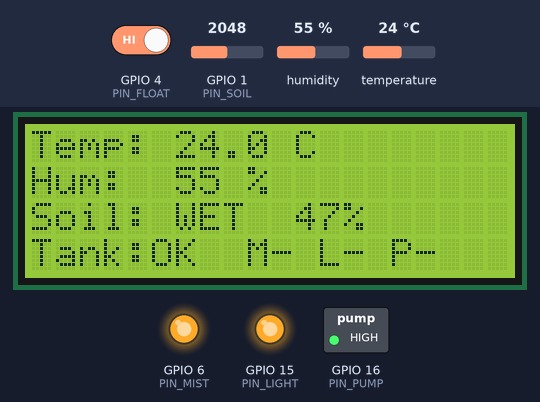
The sketch below on a simulated ESP32-S3. Shown: 20×4 character LCD, switched loads named in the sketch (green lamp = pin HIGH), output pins drawn as LEDs (lit = HIGH). Inputs (shaded band) come from the test bench; at power-on: GPIO 1 (PIN_SOIL) = 2048, GPIO 4 (PIN_FLOAT) HIGH, humidity 55 %, temperature 24 °C (analog values on the 0–4095 scale). WiFi joins after 1.5 s; servers stay silent unless stated; uploads are accepted with an empty reply; web services answer with replies made up by the test bench; what the sketch prints to the serial monitor is not drawn.

Above: at 2.6 s.
2.7 s: GPIO 1 (PIN_SOIL) set to 2365
At 4.9 s:
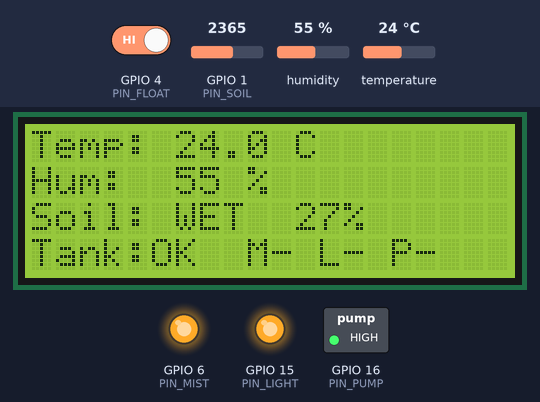
5.5 s: GPIO 1 (PIN_SOIL) set to 2456
At 6.8 s:
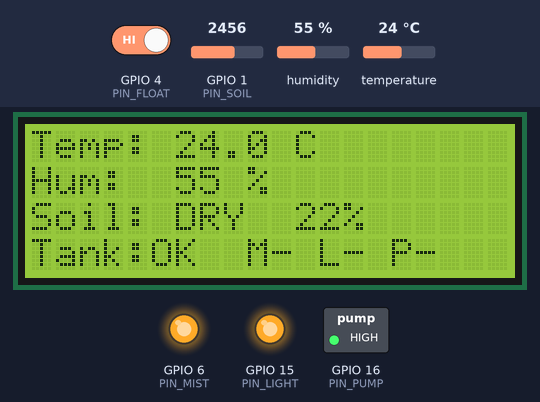
7.6 s: GPIO 4 (PIN_FLOAT) driven LOW
At 9.2 s:
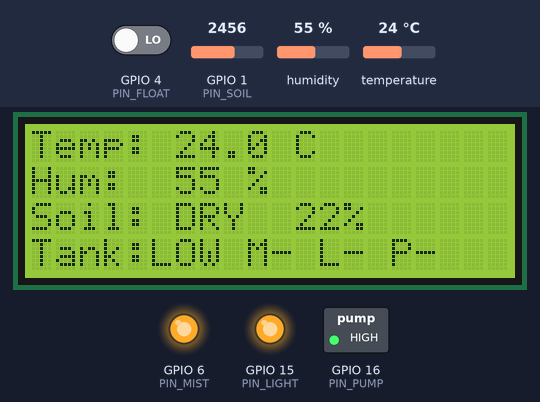
9.9 s: GPIO 1 (PIN_SOIL) set to 2360
At 11.2 s:
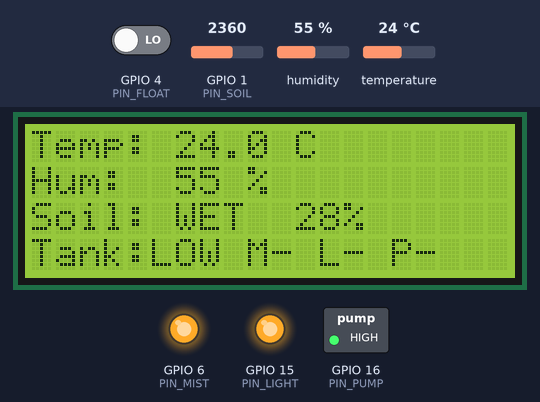
11.9 s: humidity set to 22 %
At 15.4 s:
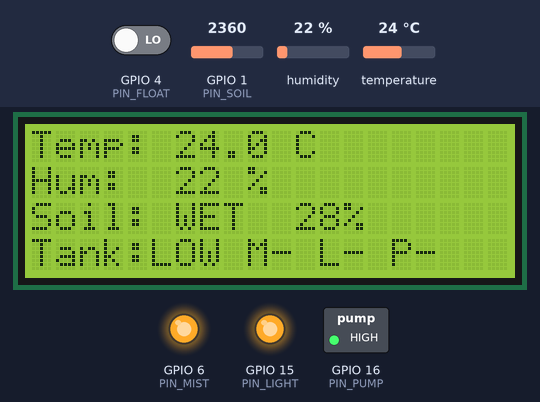
15.9 s: temperature set to 12 °C
At 19.3 s:
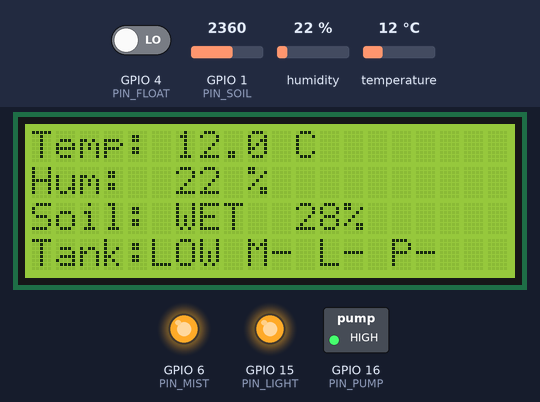
Timing chart, 0 to 20.8 s (numbered marks = the images above; inputs shaded):
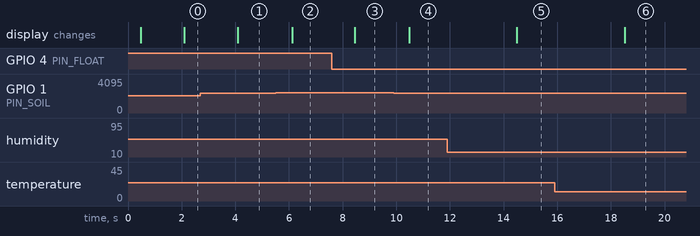

The sketch:

pecheye_controller.ino
```cpp
/*
  PECH-EYE controller node: ESP32-S3 DevKit
  Sensors (DHT11, capacitive soil, float switch) + relays (mist, grow light, pump)
  + 20x4 I2C LCD + Telegram bot + monitoring server.

  Arduino-ESP32 core 3.x
  Libraries: DHT sensor library, Adafruit Unified Sensor, ArduinoJson 7, LiquidCrystal I2C

  Credentials live in secrets.h (copy secrets.example.h -> secrets.h).

  What goes to the server (software/monitoring):
    POST /api/ingest/reading  every 6 h (also at boot and when the float switch changes):
                              climate, soil, reservoir, relay states
    POST /api/ingest/run      each time a relay switches OFF: device, seconds ON, who started it
    POST /api/ingest/alert    reservoir LOW / restored, safety stops, boot
*/

#include <WiFi.h>
#include <WiFiClientSecure.h>
#include <HTTPClient.h>
#include <ArduinoJson.h>
#include <DHT.h>
#include <Wire.h>
#include <LiquidCrystal_I2C.h>
#include <math.h>
#include "secrets.h"

// ===== SETTINGS =====
// Set to true ONLY after checking float-switch behavior and filling the reservoir.
const bool ENABLE_WET_ACTUATORS = true;

// Soil calibration (capacitive sensor: higher ADC = drier). Read the raw values with /soil.
constexpr int SOIL_RAW_DRY = 2800;        // probe in dry air / dry soil
constexpr int SOIL_RAW_WET = 1200;        // probe in water / soaked soil
constexpr int SOIL_DRY_THRESHOLD = 2400;  // >= this is DRY
// ====================

constexpr uint8_t PIN_SOIL  = 1;  // Soil AO (0..3.3 V ONLY)
constexpr uint8_t PIN_FLOAT = 4;  // External 10k pull-up to 3.3 V; LOW = reservoir low
constexpr uint8_t PIN_DHT   = 5;
constexpr uint8_t PIN_MIST  = 6;  // Relay IN1, active LOW
constexpr uint8_t PIN_SDA   = 8;  // I2C SDA for LCD
constexpr uint8_t PIN_SCL   = 9;  // I2C SCL for LCD
constexpr uint8_t PIN_LIGHT = 15; // Relay IN3, active LOW
constexpr uint8_t PIN_PUMP  = 16; // Relay IN4, active LOW

constexpr uint32_t LIGHT_TEST_MS    = 5UL * 60UL * 1000UL;
constexpr uint32_t MIST_TEST_MS     = 5UL * 60UL * 1000UL;
constexpr uint32_t PUMP_TEST_MS     = 10UL * 1000UL;
constexpr uint32_t TELEGRAM_POLL_MS = 2300;
constexpr uint32_t WIFI_RETRY_MS    = 15000;
constexpr uint32_t LCD_UPDATE_MS    = 2000;
constexpr uint32_t REPORT_MS        = 6UL * 60UL * 60UL * 1000UL;  // reading -> server every 6 h

const String BOT_TOKEN        = SECRET_BOT_TOKEN;
const String TELEGRAM_CHAT_ID = SECRET_CHAT_ID;
const String SERVER_URL       = SECRET_SERVER_URL;
const String API_KEY          = SECRET_API_KEY;

DHT dht(PIN_DHT, DHT11);
LiquidCrystal_I2C lcd(0x27, 20, 4); // Change 0x27 to 0x3F if the screen stays blank

struct RelayState {
  uint8_t pin;
  bool on;
  uint32_t started;
  uint32_t duration;
  const char* name;    // shown in Telegram
  const char* device;  // stored in the database: mist | light | pump
  const char* source;  // who switched it on: telegram | auto | dashboard
};

RelayState mist  = {PIN_MIST,  false, 0, MIST_TEST_MS,  "Mist",       "mist",  ""};
RelayState light = {PIN_LIGHT, false, 0, LIGHT_TEST_MS, "Grow light", "light", ""};
RelayState pump  = {PIN_PUMP,  false, 0, PUMP_TEST_MS,  "Pump",       "pump",  ""};

long lastUpdateId = 0;
uint32_t lastTelegramPoll = 0;
uint32_t lastWifiAttempt = 0;
uint32_t lastLcdUpdate = 0;
uint32_t lastReport = 0;
bool wifiWasConnected = false;
bool startupSent = false;
bool telegramSynced = false; // never execute old queued commands after boot
bool lastFloatLow = false;

// ---------- Sensors ----------

struct Climate { float temp; float hum; };

// DHT11 read. Returns NAN for a failed read. Replace this function when the DHT11 is recoded;
// everything else (LCD, Telegram, server) only calls readClimate().
Climate readClimate() {
  return {dht.readTemperature(), dht.readHumidity()};
}

bool reservoirLow() { return digitalRead(PIN_FLOAT) == LOW; }
int soilRaw() { return analogRead(PIN_SOIL); }
bool isSoilDry(int raw) { return raw >= SOIL_DRY_THRESHOLD; }

// Raw ADC -> 0..100 % using the calibration above.
float soilPercent(int raw) {
  float pct = 100.0f * (SOIL_RAW_DRY - raw) / (float)(SOIL_RAW_DRY - SOIL_RAW_WET);
  return constrain(pct, 0.0f, 100.0f);
}

// ---------- Server ----------

bool postServer(const char* path, JsonDocument& doc) {
  if (WiFi.status() != WL_CONNECTED || SERVER_URL.length() == 0) return false;
  String url = SERVER_URL + path;
  WiFiClient plain;
  WiFiClientSecure secure;
  secure.setInsecure();
  HTTPClient http;
  http.setTimeout(8000);
  if (url.startsWith("https://") ? !http.begin(secure, url) : !http.begin(plain, url)) return false;
  http.addHeader("Content-Type", "application/json");
  http.addHeader("x-api-key", API_KEY);
  String body;
  serializeJson(doc, body);
  int code = http.POST(body);
  http.end();
  Serial.printf("[SRV] POST %s -> %d\n", path, code);
  return code == 200;
}

bool postReading() {
  Climate c = readClimate();
  int raw = soilRaw();
  JsonDocument doc;
  if (!isnan(c.temp)) doc["temperature"] = c.temp;
  if (!isnan(c.hum)) doc["humidity"] = c.hum;
  doc["soil_raw"] = raw;
  doc["soil_moisture"] = soilPercent(raw);
  doc["reservoir_low"] = reservoirLow();
  doc["mist_on"] = mist.on;
  doc["light_on"] = light.on;
  doc["pump_on"] = pump.on;
  return postServer("/api/ingest/reading", doc);
}

void postRun(const RelayState& relay, uint32_t onMs, const char* stoppedBy) {
  JsonDocument doc;
  doc["device"] = relay.device;
  doc["duration_s"] = onMs / 1000.0;
  doc["source"] = relay.source;
  doc["stopped_by"] = stoppedBy;
  postServer("/api/ingest/run", doc);
}

// ---------- Telegram ----------

bool sendTelegram(const String& message) {
  if (WiFi.status() != WL_CONNECTED) return false;
  WiFiClientSecure client;
  client.setInsecure();
  HTTPClient http;
  http.setTimeout(5000);
  if (!http.begin(client, "https://api.telegram.org/bot" + BOT_TOKEN + "/sendMessage")) return false;
  http.addHeader("Content-Type", "application/json");

  JsonDocument data;
  data["chat_id"] = TELEGRAM_CHAT_ID;
  data["text"] = message;
  String json;
  serializeJson(data, json);

  int status = http.POST(json);
  if (status != 200) Serial.printf("[TG] sendMessage HTTP error: %d\n", status);
  http.end();
  return status == 200;
}

// Telegram message + a row in the server's alerts table.
void alert(const char* kind, const String& message) {
  bool sent = sendTelegram(message);
  JsonDocument doc;
  doc["kind"] = kind;
  doc["message"] = message;
  doc["sent_telegram"] = sent;
  postServer("/api/ingest/alert", doc);
}

// ---------- Relays ----------

void setRelay(RelayState& relay, bool turnOn, const char* by = "") {
  if (relay.on && !turnOn) postRun(relay, millis() - relay.started, by);
  relay.on = turnOn;
  if (turnOn) { relay.started = millis(); relay.source = by; }
  digitalWrite(relay.pin, turnOn ? LOW : HIGH);
}

void stopWet(const char* by) {
  if (mist.on) setRelay(mist, false, by);
  if (pump.on) setRelay(pump, false, by);
}

void stopAll(const char* by) {
  stopWet(by);
  if (light.on) setRelay(light, false, by);
}

void startTimed(RelayState& relay, const char* by) {
  setRelay(relay, true, by);
  sendTelegram(String(relay.name) + " ON. Auto-off in " + String(relay.duration / 1000) + " seconds.");
}

// ---------- LCD ----------

void updateLCD() {
  Climate c = readClimate();
  int raw = soilRaw();

  lcd.setCursor(0, 0);
  char line[21];
  if (isnan(c.temp)) snprintf(line, sizeof(line), "Temp: ERR           ");
  else snprintf(line, sizeof(line), "Temp: %.1f C        ", c.temp);
  lcd.print(line);

  lcd.setCursor(0, 1);
  if (isnan(c.hum)) snprintf(line, sizeof(line), "Hum:  ERR           ");
  else snprintf(line, sizeof(line), "Hum:  %.0f %%         ", c.hum);
  lcd.print(line);

  lcd.setCursor(0, 2);
  snprintf(line, sizeof(line), "Soil: %s %3.0f%%      ", isSoilDry(raw) ? "DRY" : "WET", soilPercent(raw));
  lcd.print(line);

  lcd.setCursor(0, 3);
  snprintf(line, sizeof(line), "Tank:%s M%c L%c P%c ", reservoirLow() ? "LOW" : "OK ",
           mist.on ? '+' : '-', light.on ? '+' : '-', pump.on ? '+' : '-');
  lcd.print(line);
}

// ---------- Wi-Fi ----------

void maintainWifi() {
  if (WiFi.status() == WL_CONNECTED) {
    if (!wifiWasConnected) {
      wifiWasConnected = true;
      Serial.print("[NET] Wi-Fi connected: ");
      Serial.println(WiFi.localIP());
    }
    return;
  }
  wifiWasConnected = false;
  if (millis() - lastWifiAttempt >= WIFI_RETRY_MS) {
    lastWifiAttempt = millis();
    Serial.println("[NET] Reconnecting Wi-Fi...");
    WiFi.disconnect();
    WiFi.begin(SECRET_WIFI_SSID, SECRET_WIFI_PASS);
  }
}

// ---------- Telegram commands ----------

String climateText() {
  Climate c = readClimate();
  if (isnan(c.temp) || isnan(c.hum)) return "DHT11: read failed (check GPIO5 / 3.3V / GND)";
  return "Temperature: " + String(c.temp, 1) + " C\nHumidity: " + String(c.hum, 1) + " %";
}

String soilText() {
  int raw = soilRaw();
  return "Soil: " + String(isSoilDry(raw) ? "DRY" : "MOIST / WET") + " (" + String(soilPercent(raw), 0) + " %)\n"
         "ADC: " + String(raw) + " / 4095, DRY at >= " + String(SOIL_DRY_THRESHOLD);
}

String statusText() {
  String msg = "PECH-EYE CONTROLLER\n";
  msg += climateText() + "\n";
  msg += soilText() + "\n";
  msg += "Reservoir: " + String(reservoirLow() ? "LOW / EMPTY" : "NORMAL") + "\n";
  msg += "Mist: " + String(mist.on ? "ON" : "OFF") + "\n";
  msg += "Light: " + String(light.on ? "ON" : "OFF") + "\n";
  msg += "Pump: " + String(pump.on ? "ON" : "OFF") + "\n";
  msg += "Wet actuators: " + String(ENABLE_WET_ACTUATORS ? "ENABLED" : "DISABLED") + "\n";
  msg += "IP: " + WiFi.localIP().toString() + ", RSSI " + String(WiFi.RSSI()) + " dBm";
  return msg;
}

void startWet(RelayState& relay) {
  if (!ENABLE_WET_ACTUATORS) sendTelegram(String(relay.name) + " blocked: set ENABLE_WET_ACTUATORS=true after hardware checks.");
  else if (reservoirLow()) sendTelegram(String(relay.name) + " blocked: reservoir is LOW.");
  else startTimed(relay, "telegram");
}

void commandReceived(String cmd) {
  cmd.trim();
  cmd.toLowerCase();
  int mention = cmd.indexOf('@');
  if (mention > 0 && cmd[0] == '/') cmd = cmd.substring(0, mention);
  Serial.println("[TG] Command: " + cmd);

  if (cmd == "/start" || cmd == "/help") {
    sendTelegram("PECH-EYE COMMANDS\n"
                 "/ping - Bot check\n"
                 "/status - All readings\n"
                 "/climate - DHT11\n"
                 "/soil - Soil moisture\n"
                 "/reservoir - Water float\n"
                 "/openlight - 5 minute light\n"
                 "/openmist - 5 minute mist\n"
                 "/openpump - 10 second pump\n"
                 "/stopall - Turn everything OFF");
  } else if (cmd == "/ping") {
    sendTelegram("PECH-EYE controller online. IP: " + WiFi.localIP().toString());
  } else if (cmd == "/status") {
    sendTelegram(statusText());
  } else if (cmd == "/climate") {
    sendTelegram(climateText());
  } else if (cmd == "/soil") {
    sendTelegram(soilText());
  } else if (cmd == "/reservoir") {
    sendTelegram(reservoirLow() ? "Reservoir LOW: refill needed." : "Reservoir NORMAL.");
  } else if (cmd == "/openlight" || cmd == "/openlights") {
    startTimed(light, "telegram");
  } else if (cmd == "/openmist" || cmd == "/openhumidifier") {
    startWet(mist);
  } else if (cmd == "/openpump") {
    startWet(pump);
  } else if (cmd == "/stopall" || cmd == "/stop") {
    stopAll("telegram");
    sendTelegram("ALL ACTUATORS OFF.");
  } else {
    sendTelegram("Unknown command. Send /help.");
  }
}

// On boot, skip queued Telegram updates so old /open commands never run.
bool syncTelegramOnBoot() {
  if (WiFi.status() != WL_CONNECTED) return false;
  WiFiClientSecure client;
  client.setInsecure();
  HTTPClient http;
  http.setTimeout(5000);
  if (!http.begin(client, "https://api.telegram.org/bot" + BOT_TOKEN + "/getUpdates?offset=-1&limit=1&timeout=0")) return false;
  int code = http.GET();
  bool ok = false;
  if (code == 200) {
    JsonDocument doc;
    if (!deserializeJson(doc, http.getString()) && doc["ok"].as<bool>()) {
      JsonArray updates = doc["result"].as<JsonArray>();
      if (!updates.isNull() && updates.size() > 0) lastUpdateId = updates[updates.size() - 1]["update_id"].as<long>();
      ok = true;
      Serial.println("[TG] Old Telegram commands skipped on boot.");
    }
  }
  if (!ok) Serial.printf("[TG] Startup sync failed (HTTP %d); outputs remain OFF.\n", code);
  http.end();
  return ok;
}

void checkTelegram() {
  if (WiFi.status() != WL_CONNECTED) return;
  WiFiClientSecure client;
  client.setInsecure();
  HTTPClient http;
  http.setTimeout(5000);
  String url = "https://api.telegram.org/bot" + BOT_TOKEN + "/getUpdates?offset=" + String(lastUpdateId + 1) + "&limit=5&timeout=0";
  if (!http.begin(client, url)) return;
  int code = http.GET();

  String commands[5];
  int commandCount = 0;
  if (code == 200) {
    JsonDocument doc;
    if (!deserializeJson(doc, http.getString()) && doc["ok"].as<bool>()) {
      for (JsonObject update : doc["result"].as<JsonArray>()) {
        long id = update["update_id"].as<long>();
        if (id > lastUpdateId) lastUpdateId = id;
        JsonVariant msg = update["message"];
        if (msg.isNull()) continue;
        String chat = msg["chat"]["id"].as<String>();
        String sender = msg["from"]["id"].as<String>();
        String content = msg["text"].as<String>();
        if (chat == TELEGRAM_CHAT_ID && sender == TELEGRAM_CHAT_ID && content.length() > 0) {
          if (commandCount < 5) commands[commandCount++] = content;
        } else {
          Serial.println("[TG] Ignored message outside the authorized private chat.");
        }
      }
    } else {
      Serial.println("[TG] Could not parse Telegram response.");
    }
  } else {
    Serial.printf("[TG] getUpdates HTTP error: %d (409 may mean a webhook is enabled)\n", code);
  }
  http.end();
  for (int i = 0; i < commandCount; ++i) commandReceived(commands[i]);
}

// ---------- Safety + timers ----------

void checkSafetyAndTimers() {
  bool low = reservoirLow();
  if (low && (pump.on || mist.on)) {
    stopWet("safety");
    alert("safety_stop", "SAFETY STOP: LOW water. Pump and mist switched OFF.");
  }

  if (low != lastFloatLow) {
    lastFloatLow = low;
    if (low) alert("reservoir_low", "ALERT: Reservoir LOW. Wet actuators locked.");
    else alert("reservoir_ok", "Reservoir level restored to NORMAL.");
    postReading();
    lastReport = millis();
  }

  RelayState* relays[] = {&light, &mist, &pump};
  for (RelayState* relay : relays) {
    if (relay->on && millis() - relay->started >= relay->duration) {
      setRelay(*relay, false, "timer");
      sendTelegram(String(relay->name) + " auto-OFF (timer finished).");
    }
  }
}

// ---------- Main ----------

void setup() {
  Serial.begin(115200);
  delay(400);

  // FIRST: relays inactive before anything else. Active-LOW board: HIGH = OFF.
  digitalWrite(PIN_MIST, HIGH);
  digitalWrite(PIN_LIGHT, HIGH);
  digitalWrite(PIN_PUMP, HIGH);
  pinMode(PIN_MIST, OUTPUT);
  pinMode(PIN_LIGHT, OUTPUT);
  pinMode(PIN_PUMP, OUTPUT);

  Wire.begin(PIN_SDA, PIN_SCL);
  lcd.init();
  lcd.backlight();
  lcd.setCursor(0, 0);
  lcd.print("PECH-EYE BOOTING");

  pinMode(PIN_FLOAT, INPUT);
  pinMode(PIN_SOIL, INPUT);
  analogReadResolution(12);
  analogSetPinAttenuation(PIN_SOIL, ADC_11db);
  dht.begin();
  lastFloatLow = reservoirLow();

  WiFi.mode(WIFI_STA);
  WiFi.setSleep(false);
  WiFi.begin(SECRET_WIFI_SSID, SECRET_WIFI_PASS);
  lastWifiAttempt = millis();
  Serial.println("[BOOT] All relays OFF. Starting Wi-Fi...");
}

void loop() {
  maintainWifi();
  checkSafetyAndTimers();

  if (millis() - lastLcdUpdate >= LCD_UPDATE_MS) {
    lastLcdUpdate = millis();
    updateLCD();
  }

  bool online = WiFi.status() == WL_CONNECTED;
  if (online && !telegramSynced) telegramSynced = syncTelegramOnBoot();

  if (online && telegramSynced && !startupSent) {
    alert("online", "PECH-EYE controller ONLINE. All relays OFF. Send /help.");
    startupSent = true;
    postReading();
    lastReport = millis();
  }

  if (online && telegramSynced && millis() - lastTelegramPoll >= TELEGRAM_POLL_MS) {
    lastTelegramPoll = millis();
    checkTelegram();
  }

  if (online && millis() - lastReport >= REPORT_MS) {
    lastReport = millis();
    postReading();
  }
  delay(25);
}
```

secrets.example.h
```cpp
// Copy this file to "secrets.h" (same folder) and fill in your real values.
// secrets.h is gitignored - never commit it.
#pragma once

#define SECRET_WIFI_SSID   "YOUR_WIFI_NAME"
#define SECRET_WIFI_PASS   "YOUR_WIFI_PASSWORD"
// Dashboard server: your Vercel URL (https://your-app.vercel.app) or a local PC (http://192.168.1.50:3001)
#define SECRET_SERVER_URL  "https://your-app.vercel.app"
// Must equal DEVICE_API_KEY on the server
#define SECRET_API_KEY     "change-me"

// Telegram bot (@BotFather) and your private chat ID. Only this chat can send commands.
#define SECRET_BOT_TOKEN   "YOUR_BOT_TOKEN_HERE"
#define SECRET_CHAT_ID     "YOUR_CHAT_ID_HERE"
```

Measured:
- the behaviour switches between 2399 and 2400 on GPIO 1 (PIN_SOIL) (found by bisection; images 1 and 2)
- after the input at 2.7 s, the display: changes after 1.4 s (image 1)
- after the input at 5.5 s, the display: changes after 0.63 s (image 2)
- after the input at 7.6 s, the display: changes after 0.85 s (image 3)
- after the input at 9.9 s, the display: changes after 0.59 s (image 4)
- after the input at 11.9 s, the display: changes after 2.6 s (image 5)
- after the input at 15.9 s, the display: changes after 2.6 s (image 6)
